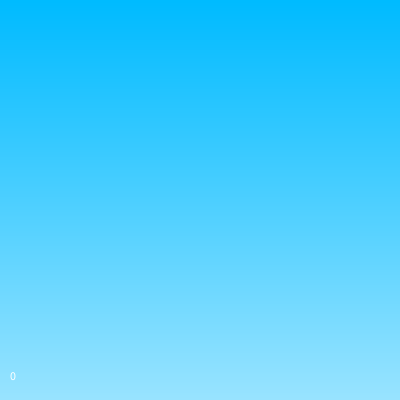
Frame 1 (no input)
Frame 60 (the mouse pressed at the canvas centre just before this capture): identical to frame 1, image omitted
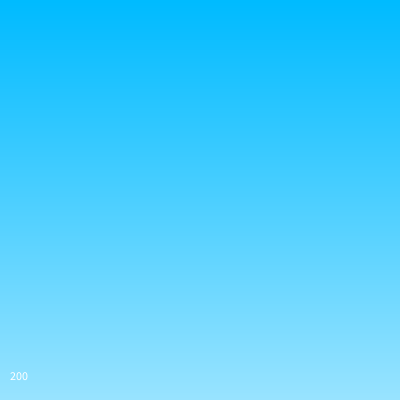
Frame 120 (the mouse held since frame 60 and released just before this capture)

The Processing sketch that drew these frames (run headless with seeded random() and noise(); from frame 60 on, the mouse is pressed at the canvas centre):

// Processing sketch: bg_graduation
// ── bg_graduation.pde
// 初期設定
void setup(){
 size(400, 400); 
 colorMode(HSB, 360, 100, 100);
}

// 描画
void draw(){

  // drawBackground(width/2, height/2, 196);
  drawBackground(196);

  text(mouseX, 10, height - 20);
}

// 背景描画
void drawBackground(int h){

	// 原点と端の最大距離
	float maxd = dist(0, 0, width, height);

	// 全座標をループ
  for(int y = 0; y < height; y++){
    for(int x = 0; x < width; x++){
    	// 指定した座標との距離
    	float d = abs(height - y);
    	float s = map(d, 0, height, 40, 100);
     	// 色の生成
     	color c = color(h, s, 100);
     	// 色の適用
     	set(x, y, c);
    } 
  }
}

// 背景描画(指定座標との距離)
void drawBackground(int x1, int y1, int h){
	// 指定した座標との距離を彩度の手がかりに使用する

	// 原点と端の最大距離
	float maxd = dist(0, 0, width, height);

	// 全座標をループ
	for(int y = 0; y < height; y++){
  	for(int x = 0; x < width; x++){
  		// 指定した座標との距離
  		float d = dist(x1, y1, x, y);
  		float s = map(d, 0, maxd, 40, 100);	// 彩度
  		// 色の生成
   		color c = color(h, s, 100);
   		// 色の適用
   		set(x, y, c);
  	}
	}
}
